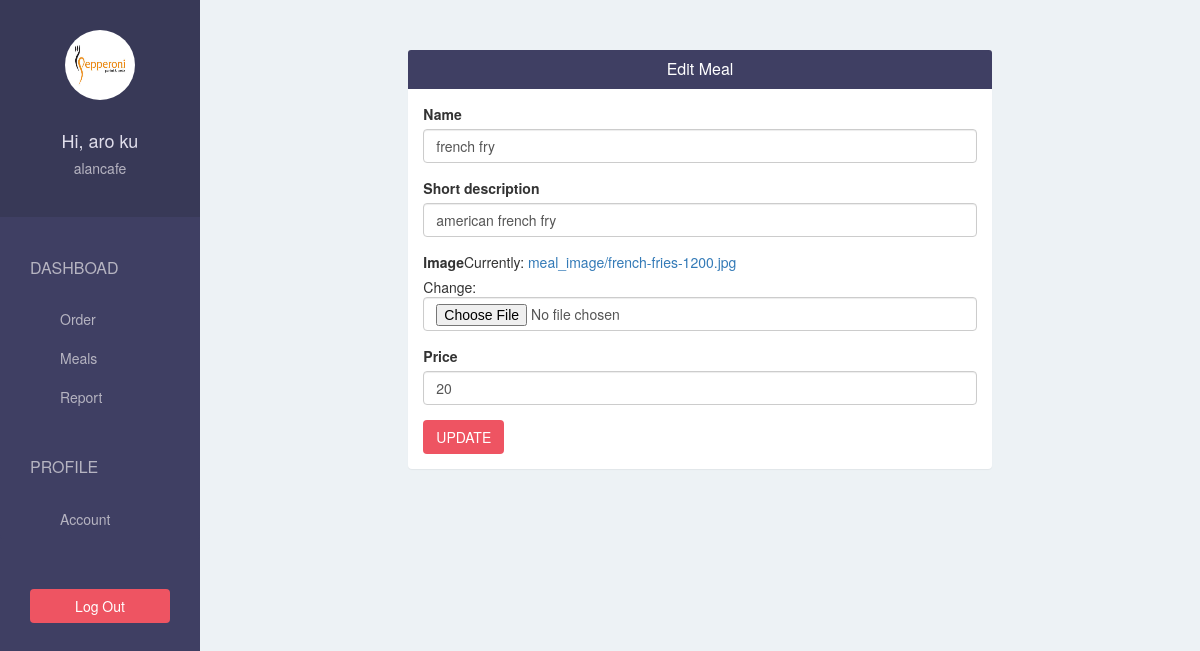
Screenshot of /restaurant/meal/edit/2 (signed in) with the database file from the repository.
### foodtaskerapp/models.py (models this page shows, shortened)
class Restaurant(models.Model):
    user = models.OneToOneField(User, on_delete=models.CASCADE, related_name='restaurant')
    name = models.CharField(max_length=500)
    phone = models.CharField(max_length=500)
    address = models.CharField(max_length=500)
    logo = models.ImageField(upload_to='restaurant_logo/', blank=False)

class Meal(models.Model):
    restaurant = models.ForeignKey(Restaurant)
    name = models.CharField(max_length=500)
    short_description = models.CharField(max_length=500)
    image = models.ImageField(upload_to='meal_image/', blank=False)
    price = models.IntegerField(default=0)

### foodtaskerapp/views.py (the view)
# urls.py: url(r'^restaurant/meal/edit/(?P<meal_id>\d+)$', views.restaurant_edit_meal, name = 'restaurant-edit-meal'),
@login_required(login_url='/restaurant/sign-in/')
def restaurant_edit_meal(request, meal_id):
    form = MealForm(instance = Meal.objects.get(id = meal_id))
    if request.method == "POST":
        form = MealForm(request.POST, request.FILES, instance = Meal.objects.get(id = meal_id))
        if form.is_valid():
            form.save()
            return redirect(restaurant_meal)
    return render(request, 'restaurant/edit_meal.html',{
        "form": form
    })

### foodtaskerapp/forms.py
class MealForm(forms.ModelForm):
    class Meta:
        model = Meal
        exclude = {"restaurant",}

### foodtaskerapp/templates/restaurant/edit_meal.html (shortened to what this page needs)
{% extends 'restaurant/base.html' %}
{% load bootstrap3 %}
{% block page %}
  <div class="col-lg-offset-2 col-lg-8">
    <div class="panel">
      <div class="panel-heading bg-blue">
        <h4 class="panel-title text-center text-white">
          Edit Meal
        </h4>
      </div>
      <div class="panel-body">
        <form method="POST" enctype="multipart/form-data">
          {% bootstrap_form form %}
          <button type="submit" class="btn btn-pink">UPDATE</button>
        </form>
      </div>
    </div>
  </div>
{% endblock %}

### foodtaskerapp/templates/restaurant/base.html (shortened to what this page needs)
{% extends 'base.html' %}
{% block sidebar %}
{% url 'restaurant-order' as restaurant_order_url %}
{% url 'restaurant-meal' as restaurant_meal_url %}
{% url 'restaurant-report' as restaurant_report_url %}
{% url 'restaurant-account' as restaurant_account_url %}
  <div class="text-center">
    <img class="img-circle" src="{{ MEDIA_URL}}{{ request.user.restaurant.logo }}"
    width="70" height="70" />
  <br/>
  <br>
  <h4>Hi, {{ request.user.get_full_name }}</h4>
  <h5>{{ request.user.restaurant.name }}</h5>
  </div>
  <div class="list-group">
      <span class="text-uppercase">Dashboad</span>
      <a href="{% url 'restaurant-order' %}"
      class="list-group-item {% if request.path == restaurant_order_url %} active {% endif %}">Order</a>
      <a href="{% url 'restaurant-meal' %}"
      class="list-group-item {% if request.path == restaurant_meal_url %} active {% endif %}">Meals</a>
      <a href="{% url 'restaurant-report' %}"
      class="list-group-item {% if request.path == restaurant_report_url %} active {% endif %}">Report</a>
      <span class="text-uppercase">Profile</span>
      <a href="{% url 'restaurant-account' %}"
      class="list-group-item {% if request.path == restaurant_account_url %} active {% endif %}">Account</a>
  </div>
<div class="text-center">
  <a href="{% url 'restaurant-sign-out'%}?next={{ request.path }}"
    class="btn btn-pink">Log Out</a>
</div>
{% endblock %}

### foodtaskerapp/static/css/style.css (style rules this page uses)
body { padding-top: 50px; background-color: #EDF2F5; overflow: auto; }
.bg-blue { background-color: #3F3F63; }
.text-white { color: white; }
.btn-pink { color: white; background-color: #EE5462; }
.sidebar > div:first-child { padding: 30px 10px; font-weight: bold; font-size: 15px; background-color: #383957; }
.sidebar > div:first-child > h4 { color: #e0deeb; }
.sidebar > div:first-child >h5 { color: #b6b4c1; }
.sidebar .list-group { padding: 0; background-color: #3F3F63; }
.sidebar .list-group > span { color: #b6b4c1; display: block; margin-top: 20px; padding: 20px 30px; font-size: 16px; font-weight: 300; }
.sidebar .list-group .list-group-item, .sidebar .list-group .list-group-item:focus { background-color: #3F3F63; color: #b6b4c1; border: 0; padding-left: 60px; padding-right: 30px; }
.sidebar > div:last-child { padding: 30px; }
.sidebar > div:last-child .btn { width: 100%; }
.content .panel { border: none; }

### rows the page displays
Meal: name "french fry", short_description "american french fry", price "20"

### other values shown
{{ request.user.get_full_name }} "aro ku"
{{ request.user.restaurant.name }} "alancafe"
